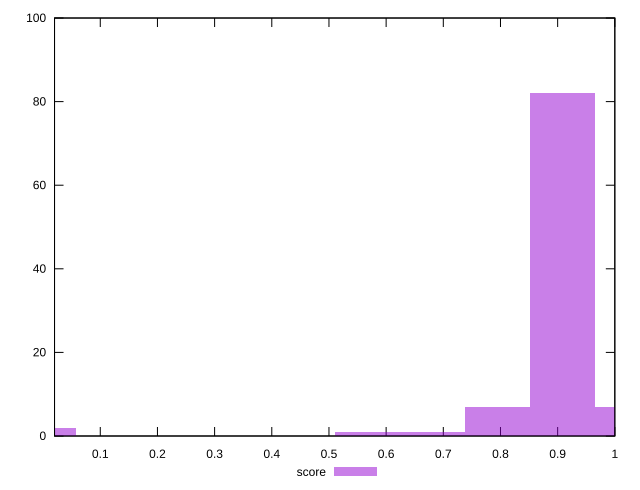

Source code (gnuplot):
reset

$score <<EOF
0 2
0.9080829724339242 82
0.5675518577712027 1
1.0215933439881648 7
0.7945726008796837 7
0.6810622293254431 1
EOF

set key outside below
set boxwidth 0.11351037155424053
set xrange [0.02:1]
set yrange [0:100]
set trange [0:100]
set style fill transparent solid 0.5 noborder
set terminal svg size 640, 490 enhanced background rgb 'white'
set output "report/report_00029_2021-02-24T13-36-40.390Z/speed-index/samples/music/score/histogram.svg"

plot $score title "score" with boxes

reset
